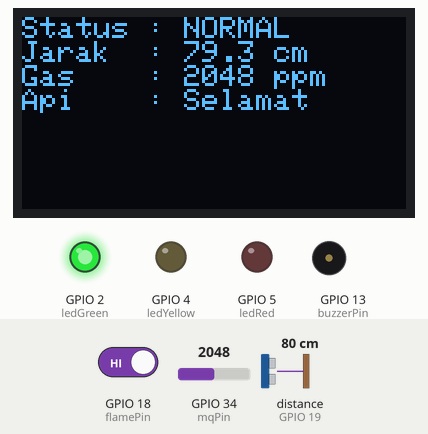
The sketch below on a simulated ESP32. On the bench: 128×64 one-colour display, output pins drawn as LEDs (lit = HIGH), buzzer (waves = sounding, pin HIGH). Wiring (inferred from the names in the program): ultrasonic range finder: trigger GPIO 23; echo GPIO 19. The inputs (shaded band) are chosen by the test bench; at power-on: distance to the obstacle (sensor on GPIO 19) 80 cm, GPIO 34 (mqPin) = 2048, GPIO 18 (flamePin) HIGH. The echo pulse lasts 58.3 µs per cm; WiFi joins after 1.5 s; servers stay silent unless stated; uploads are accepted with an empty reply; pins used as bus, display or sensor lines are not drawn; what the sketch prints to the serial monitor is not drawn.

Above: at 3.8 s.
3.9 s: distance to the obstacle (sensor on GPIO 19) set to 23 cm
At 5.1 s:
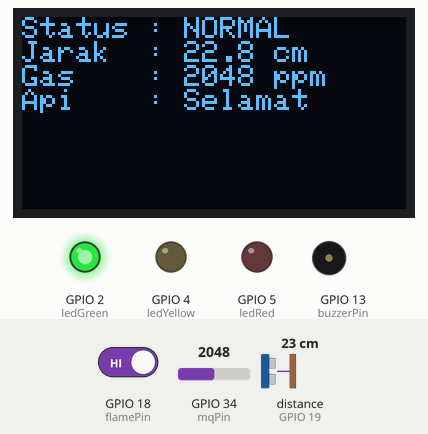
5.4 s: distance to the obstacle (sensor on GPIO 19) set to 18 cm
At 6.3 s:
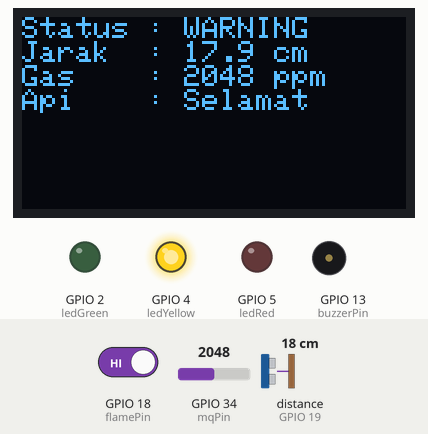
7.0 s: GPIO 34 (mqPin) set to 3464
At 8.3 s:
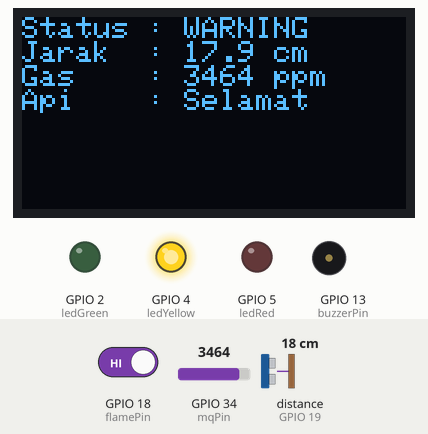
8.6 s: GPIO 34 (mqPin) set to 3527
At 9.7 s:
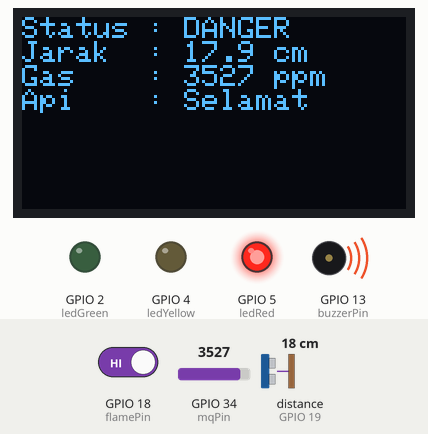
10.2 s: GPIO 18 (flamePin) driven LOW
At 10.7 s:
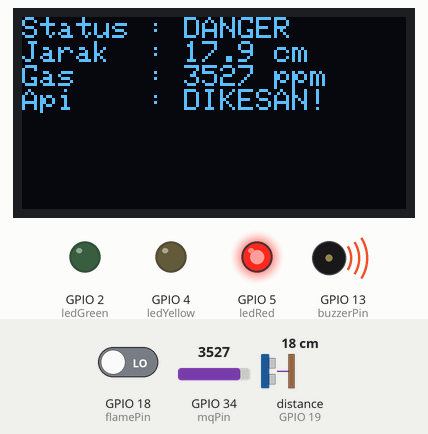
11.8 s: distance to the obstacle (sensor on GPIO 19) set to 2 cm
At 12.9 s:
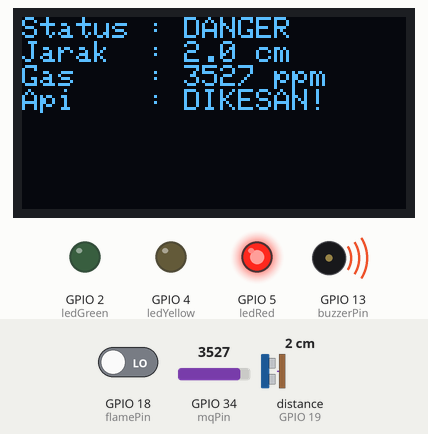
Timing chart, 0 to 14.4 s (numbered marks = the images above; inputs shaded):
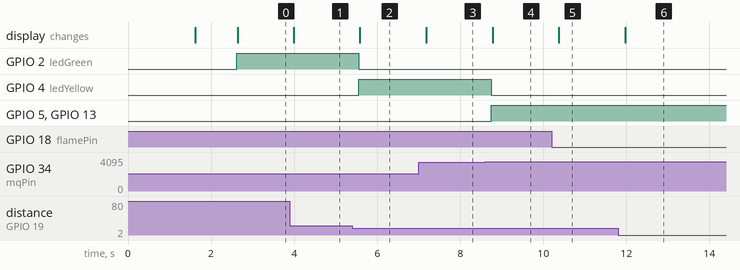

Measured:
- the behaviour switches between 21 and 20 cm on distance to the obstacle (sensor on GPIO 19) (found by bisection; images 1 and 2)
- the behaviour switches between 3500 and 3501 on GPIO 34 (mqPin) (found by bisection; images 3 and 4)
- after the input at 3.9 s, the display: changes after 0.09 s (image 1)
- after the input at 5.4 s, GPIO 2 (ledGreen): HIGH → LOW after 0.16 s; GPIO 4 (ledYellow): LOW → HIGH after 0.16 s; the display: changes after 0.19 s (image 2)
- after the input at 7.0 s, the display: changes after 0.18 s (image 3)
- after the input at 8.6 s, GPIO 4 (ledYellow): HIGH → LOW after 0.15 s; GPIO 5 (ledRed), GPIO 13 (buzzerPin): LOW → HIGH after 0.15 s; the display: changes after 0.18 s (image 4)
- after the input at 10.2 s, the display: changes after 0.17 s (image 5)
- after the input at 11.8 s, the display: changes after 0.17 s (image 6)

The sketch:

Firebase.ino
```cpp
#include <Arduino.h>
#include <WiFi.h>
#include <HTTPClient.h>
#include <WiFiClientSecure.h>
#include <Wire.h>
#include <Adafruit_GFX.h>
#include <Adafruit_SSD1306.h>

// ==========================================
// 1. TETAPAN UTAMA
// ==========================================

// Tetapan Wi-Fi / Hotspot
const char* ssid = "abcd";           // Nama Wi-Fi / Hotspot
const char* password = "12345678";   // Kata laluan Wi-Fi

// URL Pelayan Flask (Menggunakan Ngrok)
const char* serverName = "https://tamper-neon-stays.ngrok-free.dev/api/sensor-data";

// Kunci API Rahsia
const char* apiKey = "SMHMS_SECRET_API_KEY_2026";

// ==========================================
// 2. TETAPAN SKRIN OLED & PIN HARDWARE
// ==========================================
#define SCREEN_WIDTH 128
#define SCREEN_HEIGHT 64
#define OLED_RESET -1
#define SCREEN_ADDRESS 0x3C
Adafruit_SSD1306 display(SCREEN_WIDTH, SCREEN_HEIGHT, &Wire, OLED_RESET);

// Tetapan Pin Sensor
const int mqPin = 34;        // MQ135 Analog Pin
const int flamePin = 18;     // Flame Sensor Digital Pin
const int trigPin = 23;      // Ultrasonic Trig Pin
const int echoPin = 19;      // Ultrasonic Echo Pin

// Tetapan Pin LED & Buzzer
const int ledGreen = 2;      // LED Hijau (Normal)
const int ledYellow = 4;     // LED Kuning (Awas)
const int ledRed = 5;        // LED Merah (Bahaya)
const int buzzerPin = 13;    // Buzzer

// Pemasa hantar data (Setiap 3 saat)
unsigned long lastTime = 0;
const unsigned long timerDelay = 30;

void setup() {
  Serial.begin(115200);

  // Penetapan Mod Pin
  pinMode(mqPin, INPUT);
  pinMode(flamePin, INPUT);
  pinMode(trigPin, OUTPUT);
  pinMode(echoPin, INPUT);

  pinMode(ledGreen, OUTPUT);
  pinMode(ledYellow, OUTPUT);
  pinMode(ledRed, OUTPUT);
  pinMode(buzzerPin, OUTPUT);

  // Tutup semua LED & Buzzer pada awal
  digitalWrite(ledGreen, LOW);
  digitalWrite(ledYellow, LOW);
  digitalWrite(ledRed, LOW);
  digitalWrite(buzzerPin, LOW);

  // Inisialisasi Skrin OLED
  if (!display.begin(SSD1306_SWITCHCAPVCC, SCREEN_ADDRESS)) {
    Serial.println(F("Gagal mengesan OLED Display!"));
  } else {
    display.clearDisplay();
    display.setTextSize(1);
    display.setTextColor(SSD1306_WHITE);
    display.setCursor(0, 10);
    display.println("SMHMS Booting...");
    display.display();
  }

  // Sambungan ke Wi-Fi
  WiFi.begin(ssid, password);
  Serial.print("Menyambung ke Wi-Fi");
  while (WiFi.status() != WL_CONNECTED) {
    delay(500);
    Serial.print(".");
  }
  Serial.println("\nWi-Fi Berjaya Disambungkan!");
  Serial.print("IP Address ESP32: ");
  Serial.println(WiFi.localIP());

  if (display.begin(SSD1306_SWITCHCAPVCC, SCREEN_ADDRESS)) {
    display.clearDisplay();
    display.setCursor(0, 10);
    display.println("Wi-Fi Connected!");
    display.println(WiFi.localIP());
    display.display();
    delay(1000);
  }
}

void loop() {
  // Hanya hantar data setiap 3 saat
  if ((millis() - lastTime) > timerDelay) {
    if (WiFi.status() == WL_CONNECTED) {

      // --------------------------------------------------
      // 1. BACA DATA SENSOR
      // --------------------------------------------------

      // Baca MQ135 / MQ-2 (Gas)
      int gasLevel = analogRead(mqPin);

      // Baca Flame Sensor (Api: LOW = Ada Api, HIGH = Tiada Api)
      int flameRaw = digitalRead(flamePin);
      int fireDetected = (flameRaw == LOW) ? 1 : 0;

      // Baca Ultrasonic (BACAAN JARAK SAHAJA)
      digitalWrite(trigPin, LOW);
      delayMicroseconds(2);
      digitalWrite(trigPin, HIGH);
      delayMicroseconds(10);
      digitalWrite(trigPin, LOW);

      long duration = pulseIn(echoPin, HIGH, 30000); // Timeout 30ms
      float distance = duration * 0.034 / 2.0;

      // Jika tiada balasan echo / ralat
      if (duration == 0 || distance < 0) {
        distance = 0.0;
      }

      // --------------------------------------------------
      // 2. LOGIK STATUS HAZARD & LED / BUZZER
      // --------------------------------------------------
      String statusHazard = "NORMAL";

      // Amaran jika ada Api, Gas > 3500, atau Objek terlalu dekat (Jarak <= 10.0 cm)
      if (fireDetected == 1 || gasLevel > 3500 || (distance > 0 && distance <= 10.0)) {
        statusHazard = "DANGER";
        digitalWrite(ledRed, HIGH);
        digitalWrite(ledYellow, LOW);
        digitalWrite(ledGreen, LOW);
        digitalWrite(buzzerPin, HIGH); // Buzzer Berbunyi
      } else if (gasLevel > 2500 || (distance > 10.0 && distance <= 20.0)) {
        statusHazard = "WARNING";
        digitalWrite(ledRed, LOW);
        digitalWrite(ledYellow, HIGH);
        digitalWrite(ledGreen, LOW);
        digitalWrite(buzzerPin, LOW);
      } else {
        statusHazard = "NORMAL";
        digitalWrite(ledRed, LOW);
        digitalWrite(ledYellow, LOW);
        digitalWrite(ledGreen, HIGH);
        digitalWrite(buzzerPin, LOW);
      }

      // --------------------------------------------------
      // 3. PAPARAN PADA SKRIN OLED
      // --------------------------------------------------
      display.clearDisplay();
      display.setCursor(0, 0);
      display.print("Status : "); display.println(statusHazard);
      display.print("Jarak  : "); display.print(distance, 1); display.println(" cm");
      display.print("Gas    : "); display.print(gasLevel); display.println(" ppm");
      display.print("Api    : "); display.println(fireDetected == 1 ? "DIKESAN!" : "Selamat");
      display.display();

      // --------------------------------------------------
      // 4. HANTAR DATA KE FLASK (HTTP POST)
      // --------------------------------------------------
      WiFiClientSecure client;
      client.setInsecure(); // Abaikan semakan SSL Certificate Ngrok

      HTTPClient http;
      http.begin(client, serverName);
      http.addHeader("Content-Type", "application/json");

      // Format JSON Payload (Menghantar jarak terus dalam field water_level)
      String jsonPayload = "{";
      jsonPayload += "\"api_key\":\"" + String(apiKey) + "\",";
      jsonPayload += "\"water_level\":" + String(distance, 2) + ",";
      jsonPayload += "\"gas_level\":" + String(gasLevel) + ",";
      jsonPayload += "\"fire_detected\":" + String(fireDetected) + ",";
      jsonPayload += "\"status_hazard\":\"" + statusHazard + "\"";
      jsonPayload += "}";

      Serial.println("\nHantar data ke server...");
      Serial.println(jsonPayload);

      int httpResponseCode = http.POST(jsonPayload);

      if (httpResponseCode > 0) {
        String response = http.getString();
        Serial.print("Kod Respons HTTP: ");
        Serial.println(httpResponseCode);
        Serial.print("Balasan Server: ");
        Serial.println(response);
      } else {
        Serial.print("Ralat Hantar Data. Kod Error: ");
        Serial.println(httpResponseCode);
      }

      http.end(); // Bebaskan memori HTTP
    } else {
      Serial.println("Wi-Fi Terputus! Mengelak terputus sambungan...");
      WiFi.reconnect();
    }

    lastTime = millis();
  }
}
```
